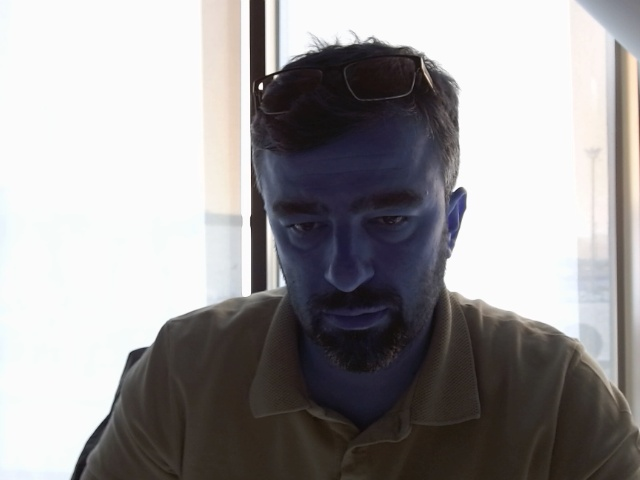
#> input picture image.jpg, 640 x 480 px, given in place of the camera
$ python main.py
#> lines starting #> are read from the running program, lines starting #| are printed output that depends on the picture; after the words box and inside, x2 and y2 are one past the last pixel; in counts of white or black regions, pixels touching at a corner belong together

import cv2
import matplotlib.pyplot as plt
import datetime
import os
import time


plt.style.use('seaborn')

cap = cv2.VideoCapture(1)
final2 = any
index = 1
def mouse_click(event, x, y,
                flags, param):
    global index
    if event == cv2.EVENT_LBUTTONDOWN:
        font = cv2.FONT_HERSHEY_TRIPLEX
        #cv2.imshow('image', img)
        path = 'D:/Photos/'
        date = str(datetime.datetime.now())
        ms = datetime.datetime.now()
        text = str(time.mktime(ms.timetuple())) + '.jpg'
        cv2.imwrite(os.path.join(path, text), final)

        cv2.imwrite(text, final2)
        index = index + 1

while (True):

    success, img = cap.read()
#> img is the input picture: shape (480, 640, 3); mean B, G, R 153.9, 153.4, 156
    img = cv2.cvtColor(img, cv2.COLOR_BGR2RGB)
    img_gray = cv2.cvtColor(img, cv2.COLOR_BGR2GRAY)
    img_invert = cv2.bitwise_not(img_gray)
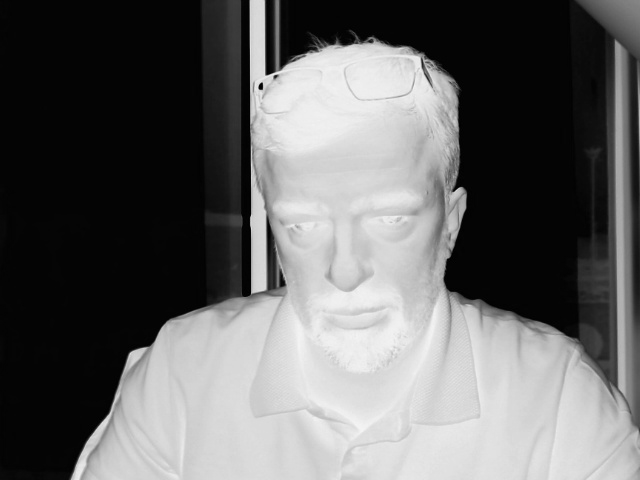
#> img_invert: shape (480, 640); min 0, max 244, mean 101.2
    img_smoothing = cv2.GaussianBlur(img_invert, (21, 21), sigmaX=0, sigmaY=0)
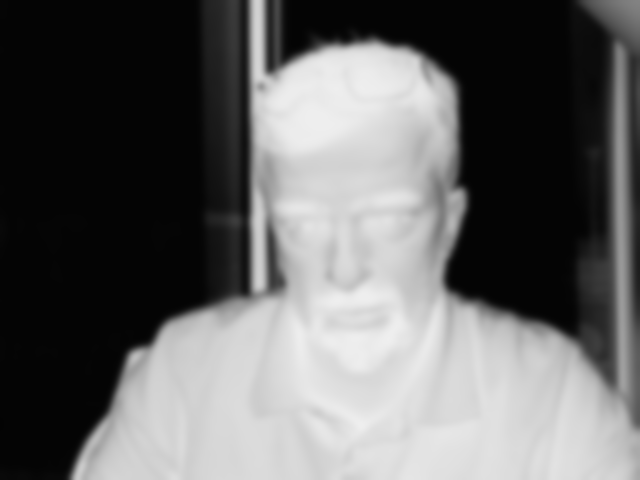
#> img_smoothing: shape (480, 640); min 3, max 239, mean 101.2
    final = cv2.divide(img_gray, 255 - img_smoothing, scale=255)
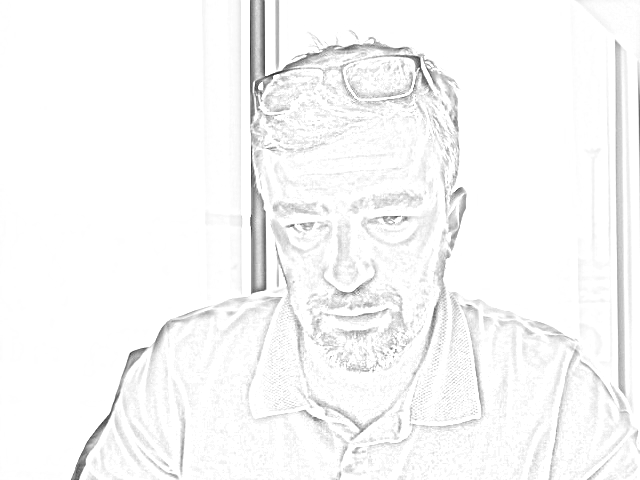
#> final: shape (480, 640); min 32, max 255, mean 248
    final2 = final

    cv2.putText(img=final, text='Resim Kulubu Hatirasi 2022', org=(100, 50), fontFace=cv2.FONT_HERSHEY_COMPLEX, fontScale=1,
                color=(0, 255, 0), thickness=3)
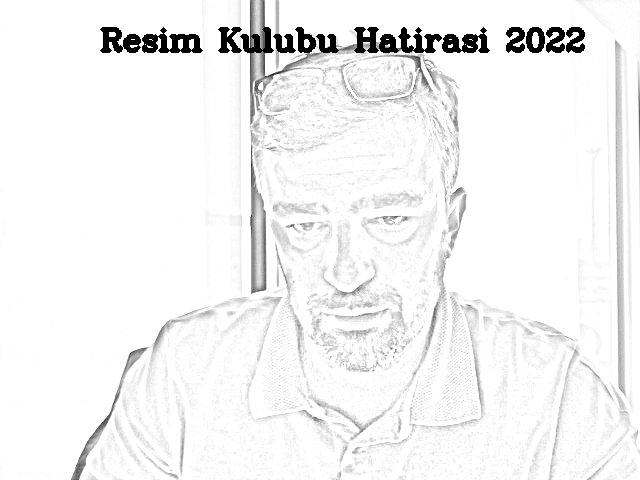
#> final: shape (480, 640); 2.07% of pixels changed, all inside (x1, y1, x2, y2) = (100, 27, 585, 53)
    cv2.imshow('frame', final)

    cv2.setMouseCallback('frame', mouse_click)

    if cv2.waitKey(1) & 0xFF == ord('q'):
#> (key q is pressed here)
        break


#> (the run stopped early here; a loop or call above may not have finished)

$ run again, on 1.jpg
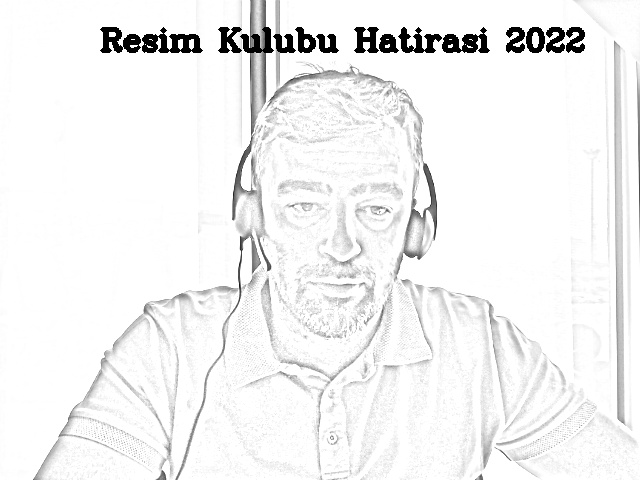
#> input picture 1.jpg, 640 x 480 px, given in place of the camera
#> img is the input picture: shape (480, 640, 3); min 0, max 255, mean 242
#> `img_smoothing = cv2.GaussianBlur(img_invert, (21, 21), sigmaX=0, sigma..`:
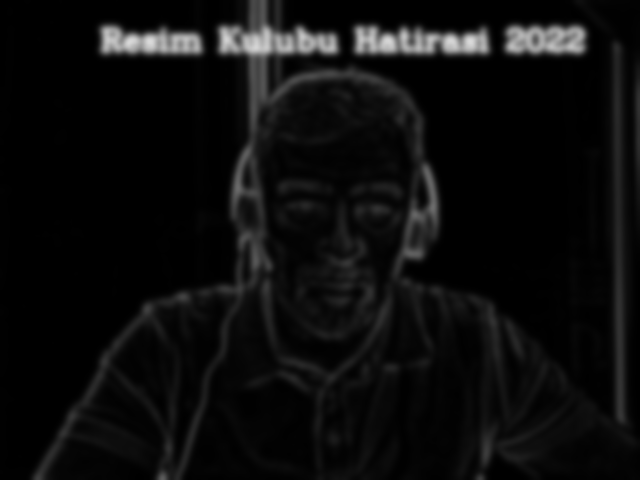
#> img_smoothing: shape (480, 640); min 0, max 218, mean 13
#> `final = cv2.divide(img_gray, 255 - img_smoothing, scale=255)`:
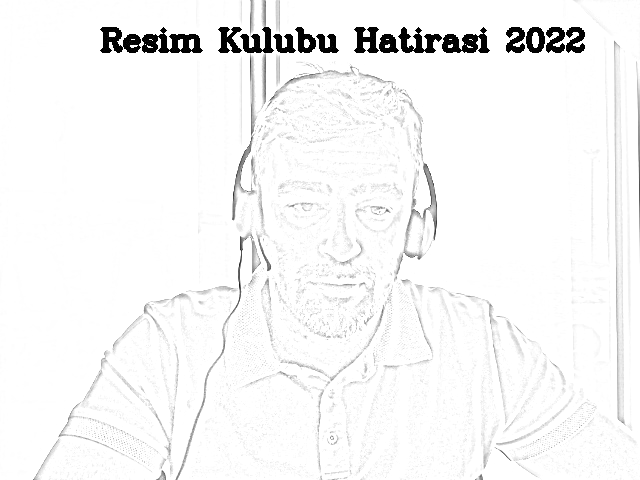
#> final: shape (480, 640); min 0, max 255, mean 246.2

$ run again, on 1658905993.0.jpg
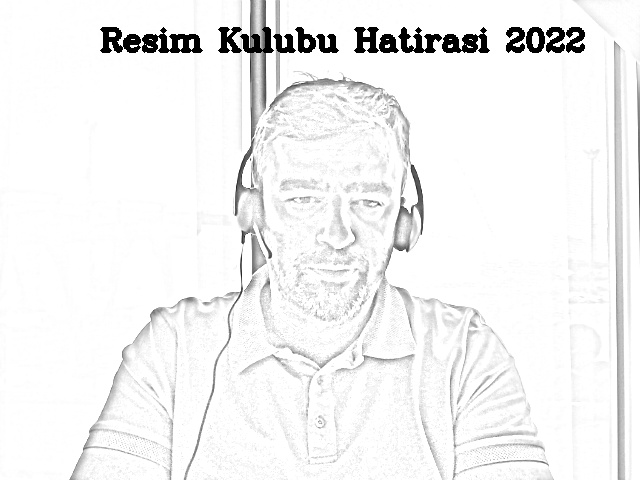
#> input picture 1658905993.0.jpg, 640 x 480 px, given in place of the camera
#> img is the input picture: shape (480, 640, 3); min 0, max 255, mean 242.6
#> `img_smoothing = cv2.GaussianBlur(img_invert, (21, 21), sigmaX=0, sigma..`:
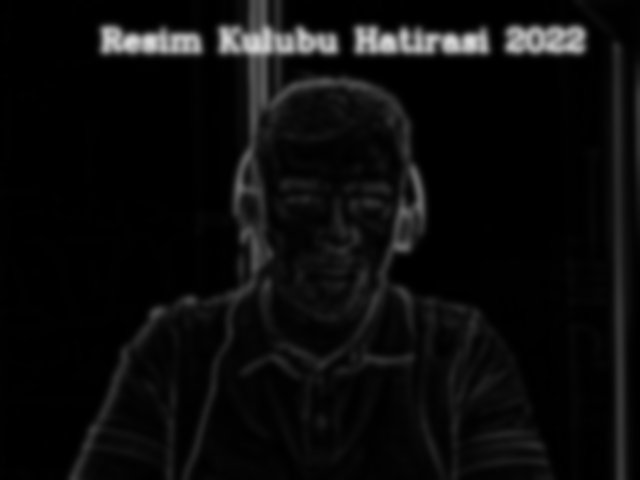
#> img_smoothing: shape (480, 640); min 0, max 218, mean 12.4
#> `final = cv2.divide(img_gray, 255 - img_smoothing, scale=255)`:
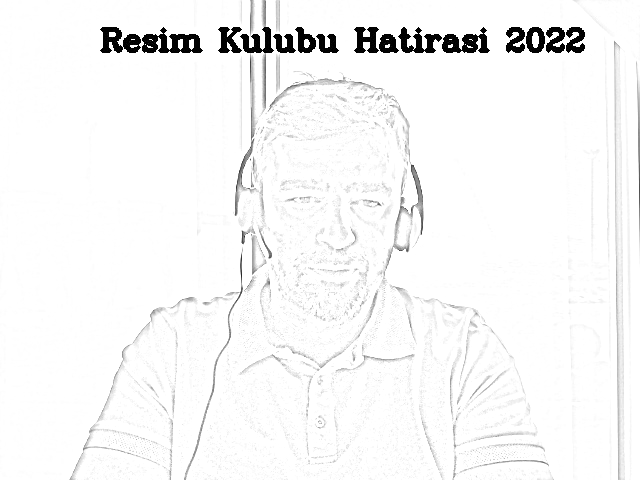
#> final: shape (480, 640); min 0, max 255, mean 246.4

$ run again, on 1658906019.0.jpg
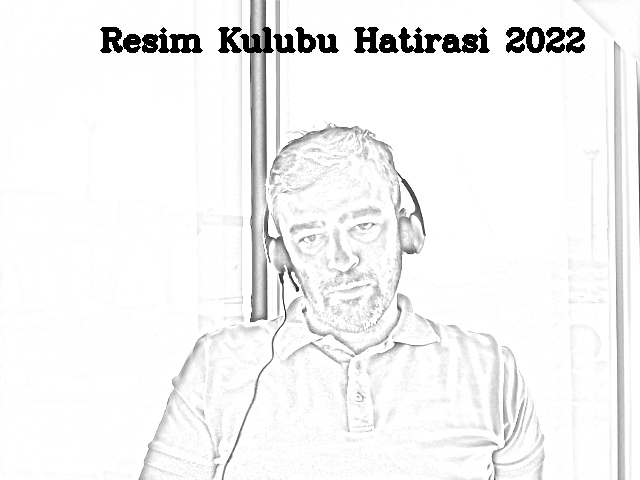
#> input picture 1658906019.0.jpg, 640 x 480 px, given in place of the camera
#> img is the input picture: shape (480, 640, 3); min 0, max 255, mean 242.9
#> `img_smoothing = cv2.GaussianBlur(img_invert, (21, 21), sigmaX=0, sigma..`:
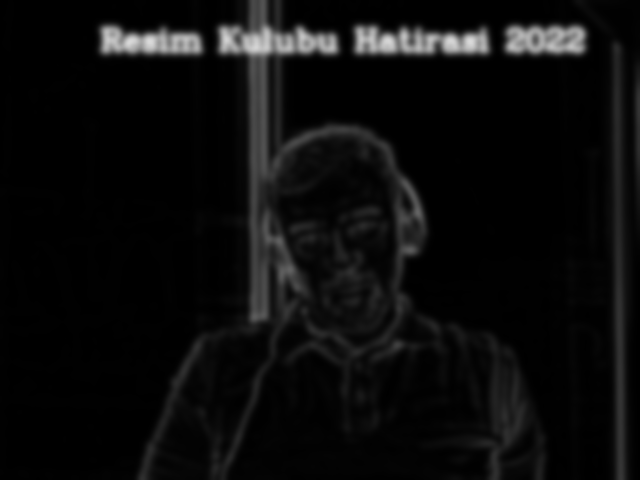
#> img_smoothing: shape (480, 640); min 0, max 218, mean 12.1
#> `final = cv2.divide(img_gray, 255 - img_smoothing, scale=255)`:
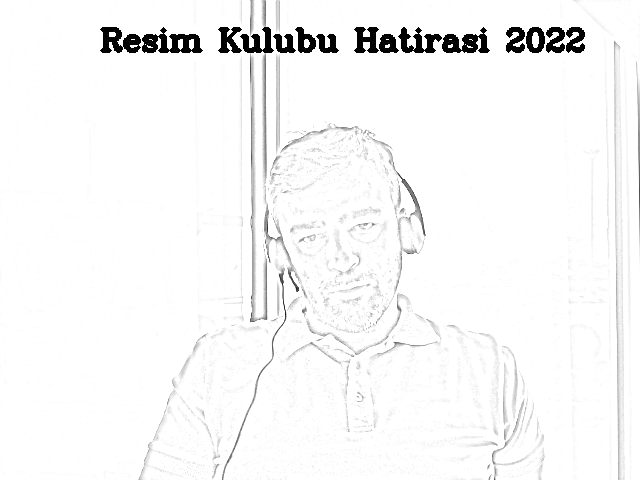
#> final: shape (480, 640); min 0, max 255, mean 246.6
